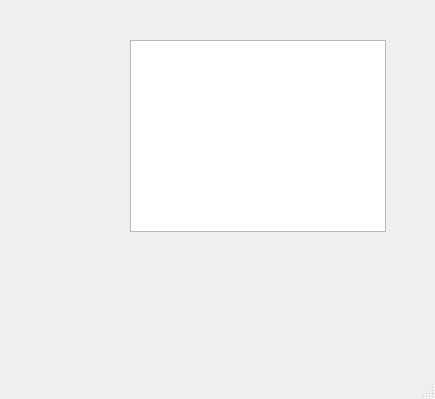
<?xml version="1.0" encoding="UTF-8"?>
<ui version="4.0">
 <class>MainWindow</class>
 <widget class="QMainWindow" name="MainWindow">
  <property name="geometry">
   <rect>
    <x>0</x>
    <y>0</y>
    <width>435</width>
    <height>399</height>
   </rect>
  </property>
  <property name="windowTitle">
   <string>MainWindow</string>
  </property>
  <widget class="QWidget" name="centralwidget">
   <widget class="QListWidget" name="listWidget">
    <property name="geometry">
     <rect>
      <x>130</x>
      <y>40</y>
      <width>256</width>
      <height>192</height>
     </rect>
    </property>
   </widget>
  </widget>
  <widget class="QMenuBar" name="menubar">
   <property name="geometry">
    <rect>
     <x>0</x>
     <y>0</y>
     <width>435</width>
     <height>22</height>
    </rect>
   </property>
  </widget>
  <widget class="QStatusBar" name="statusbar"/>
 </widget>
 <resources/>
 <connections/>
</ui>
